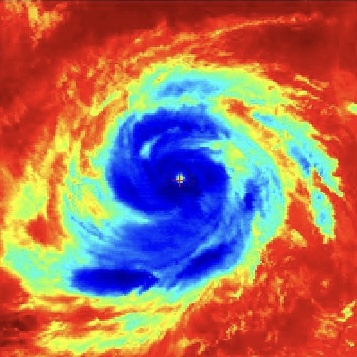
#> input picture datasets/cyclone_images/insat3d_ir_cyclone_ds/CYCLONE_DATASET_INFRARED/101.jpg, 357 x 357 px, found by its file name; its folder holds 4 pictures in this run
$ python dataset_statistics.py
#> lines starting #> are read from the running program, lines starting #| are printed output that depends on the picture
import os
import cv2
import numpy as np

DATASET = (
    "datasets/cyclone_images/"
    "insat3d_ir_cyclone_ds/"
    "CYCLONE_DATASET_INFRARED"
)

eye_count = 0
spiral_count = 0
disorganized_count = 0

files = [
    f for f in os.listdir(DATASET)
    if f.endswith(".jpg")
]

for file in files:

    path = os.path.join(DATASET, file)

    image = cv2.imread(path)
#> image is the input picture: shape (357, 357, 3); mean B, G, R 100.6, 114.7, 166.3

    gray = cv2.cvtColor(
        image,
        cv2.COLOR_BGR2GRAY
    )
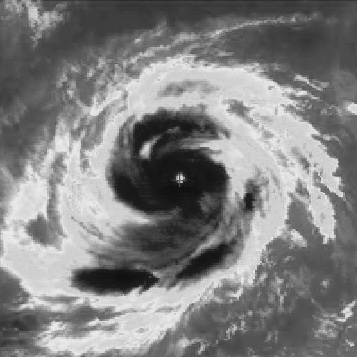
#> gray: shape (357, 357); min 16, max 238, mean 128.5

    cloud_density = (
        np.mean(gray) / 255
    ) * 100
#> cloud_density = 50.39

    dark_pixels = np.sum(
        gray < 60
    )
#> dark_pixels = 12649

    eye_score = (
        dark_pixels / gray.size
    ) * 100
#> eye_score = 9.92

    if eye_score > 1.5:
        eye_count += 1

    elif cloud_density > 50:
        spiral_count += 1

    else:
        disorganized_count += 1
#> pass 2 of the loop `for file in files:`:
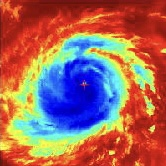
#> input picture datasets/cyclone_images/insat3d_ir_cyclone_ds/CYCLONE_DATASET_INFRARED/102.jpg, 166 x 166 px, found by its file name
#> image is the input picture: shape (166, 166, 3); mean B, G, R 96, 106.1, 161.3
#> `gray = cv2.cvtColor( image, cv2.COLOR_BGR2GRAY )`:
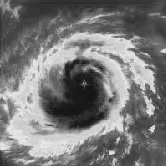
#> gray: shape (166, 166); min 19, max 237, mean 121.4
#> cloud_density = 47.62
#> dark_pixels = 3680
#> eye_score = 13.35
#> pass 3 of the loop `for file in files:`:
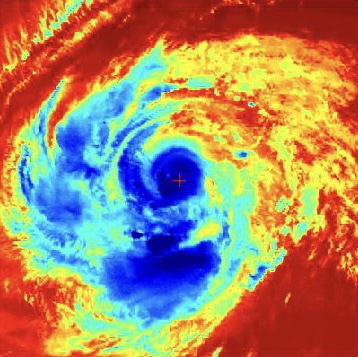
#> input picture datasets/cyclone_images/insat3d_ir_cyclone_ds/CYCLONE_DATASET_INFRARED/106.jpg, 358 x 357 px, found by its file name
#> image is the input picture: shape (357, 358, 3); mean B, G, R 105.6, 134.8, 166.6
#> `gray = cv2.cvtColor( image, cv2.COLOR_BGR2GRAY )`:
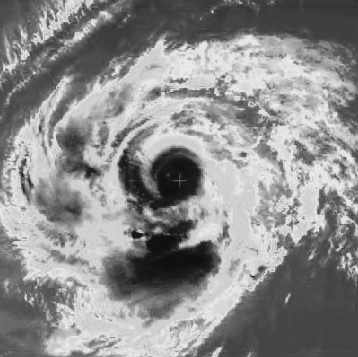
#> gray: shape (357, 358); min 13, max 239, mean 141
#> cloud_density = 55.29
#> dark_pixels = 8406
#> eye_score = 6.58
#> the loop made 4 passes; the first 3 are shown

total = (
    eye_count +
    spiral_count +
    disorganized_count
)

print({
    "eye": round(
        eye_count * 100 / total,
        2
    ),
    "spiral": round(
        spiral_count * 100 / total,
        2
    ),
    "disorganized": round(
        disorganized_count * 100 / total,
        2
    )
})
